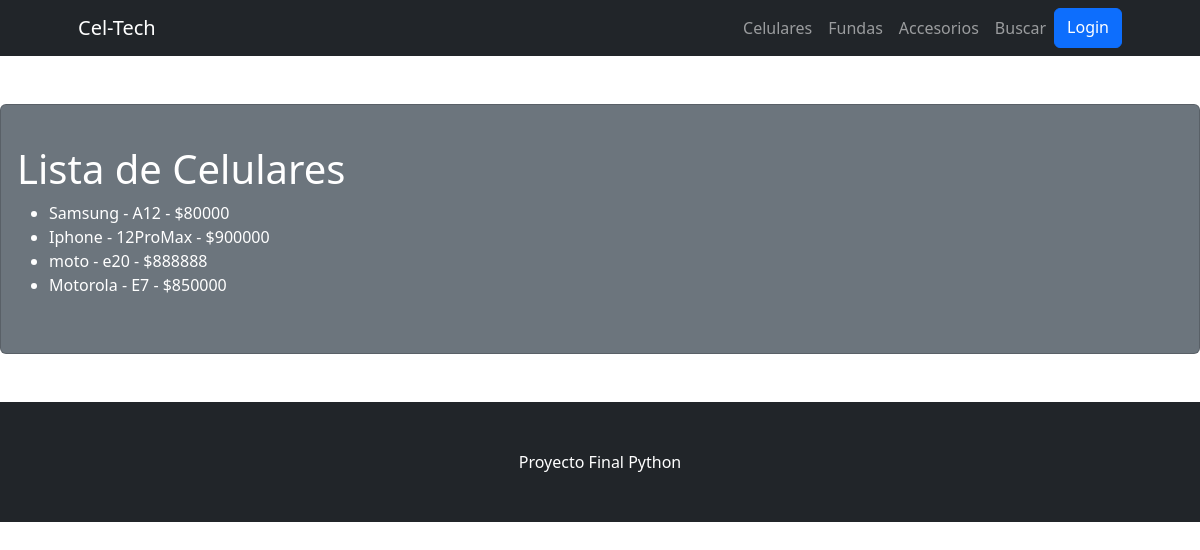
/CelTech/celulares, run on an earlier commit of the app's database.
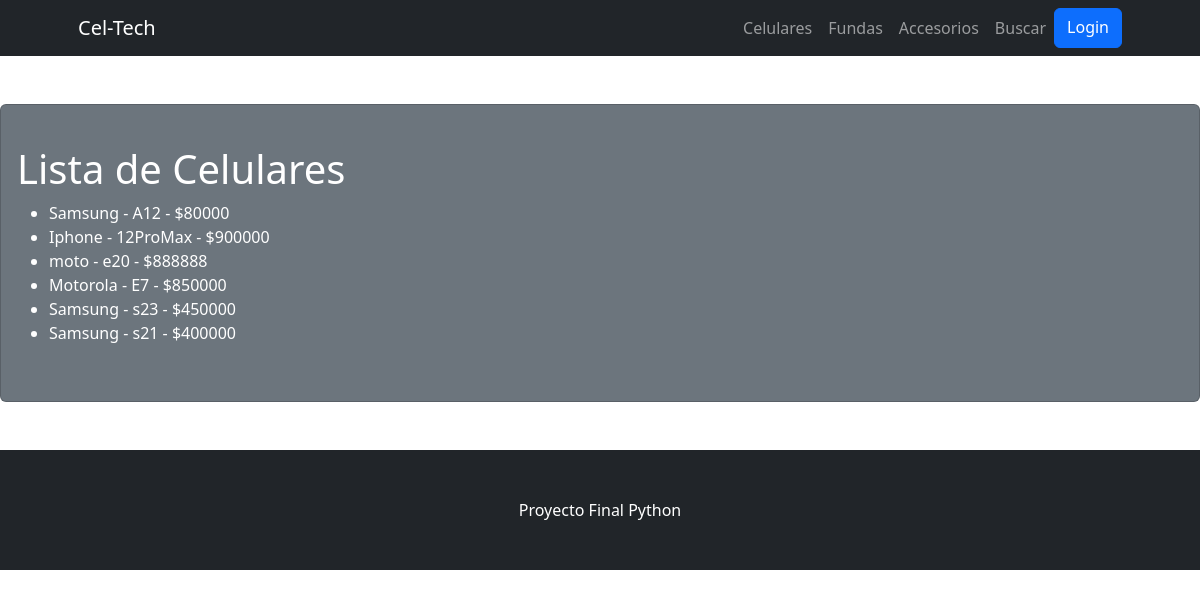
And on a later commit of the database.
### CelTech/models.py (models this page shows)
class Celulares(models.Model):
    marca = models.CharField(max_length=20)
    modelo = models.CharField(max_length=20)
    precio = models.IntegerField()
    def __str__(self):
        return f'{self.marca} - {self.modelo} - ${self.precio}'

### CelTech/views.py (the view)
# urls.py: path('celulares', celulares, name="Celulares"),
def celulares(req):
    celulares = Celulares.objects.all()
    return render(req, "celulares.html", {"celulares": celulares})

### CelTech/templates/celulares.html
{% extends 'padre.html' %}
{% block cambiante %}
    <h1>Lista de Celulares</h1>
    <ul>
        {% for celular in celulares  %}
            <li>{{celular}}</li>
        {% endfor %}
    </ul>
{% endblock cambiante %}

What changed in the data, as far as the page shows it:
added Celulares: marca+modelo+precio "Samsung - s23 - $450000"
added Celulares: marca+modelo+precio "Samsung - s21 - $400000"
